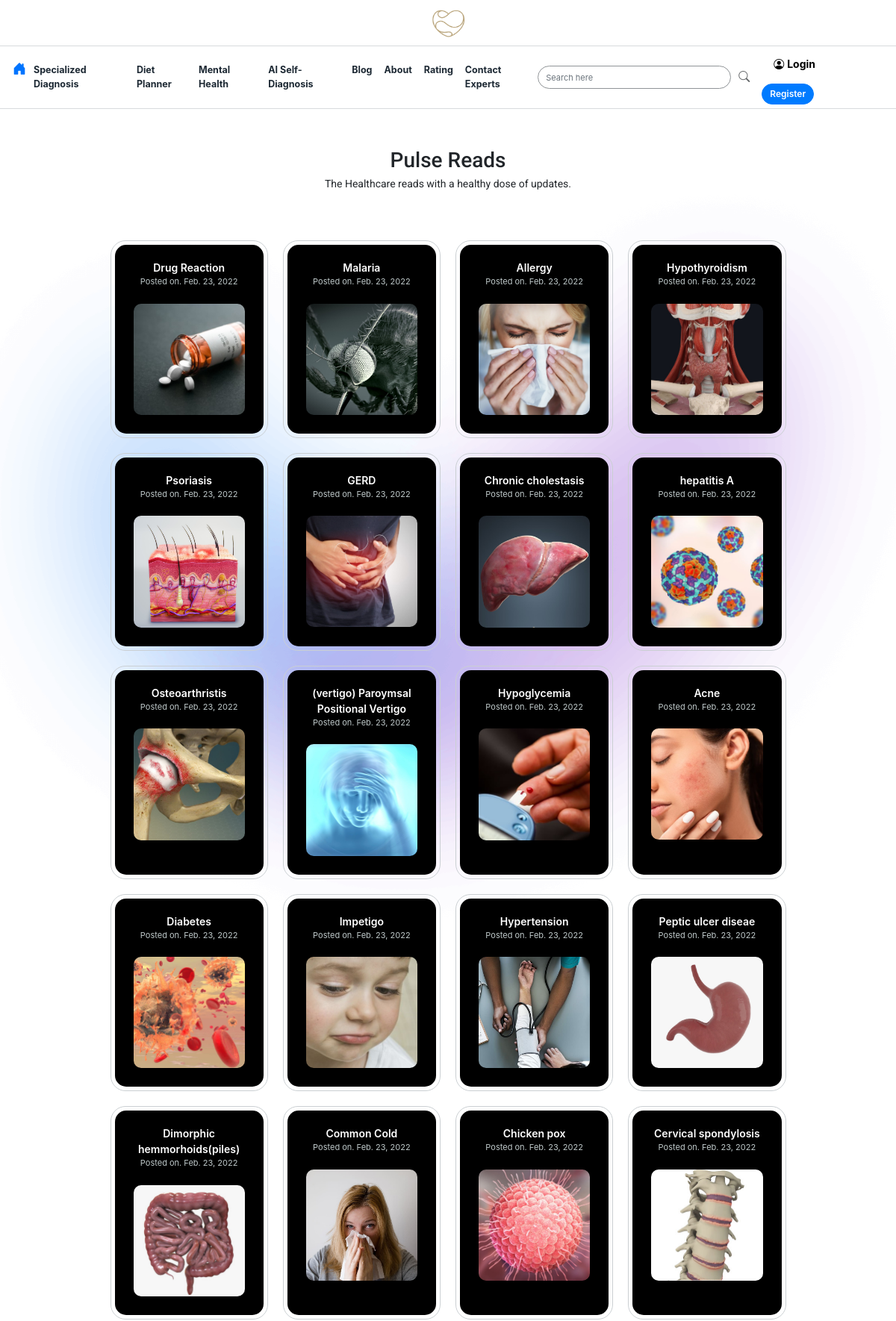
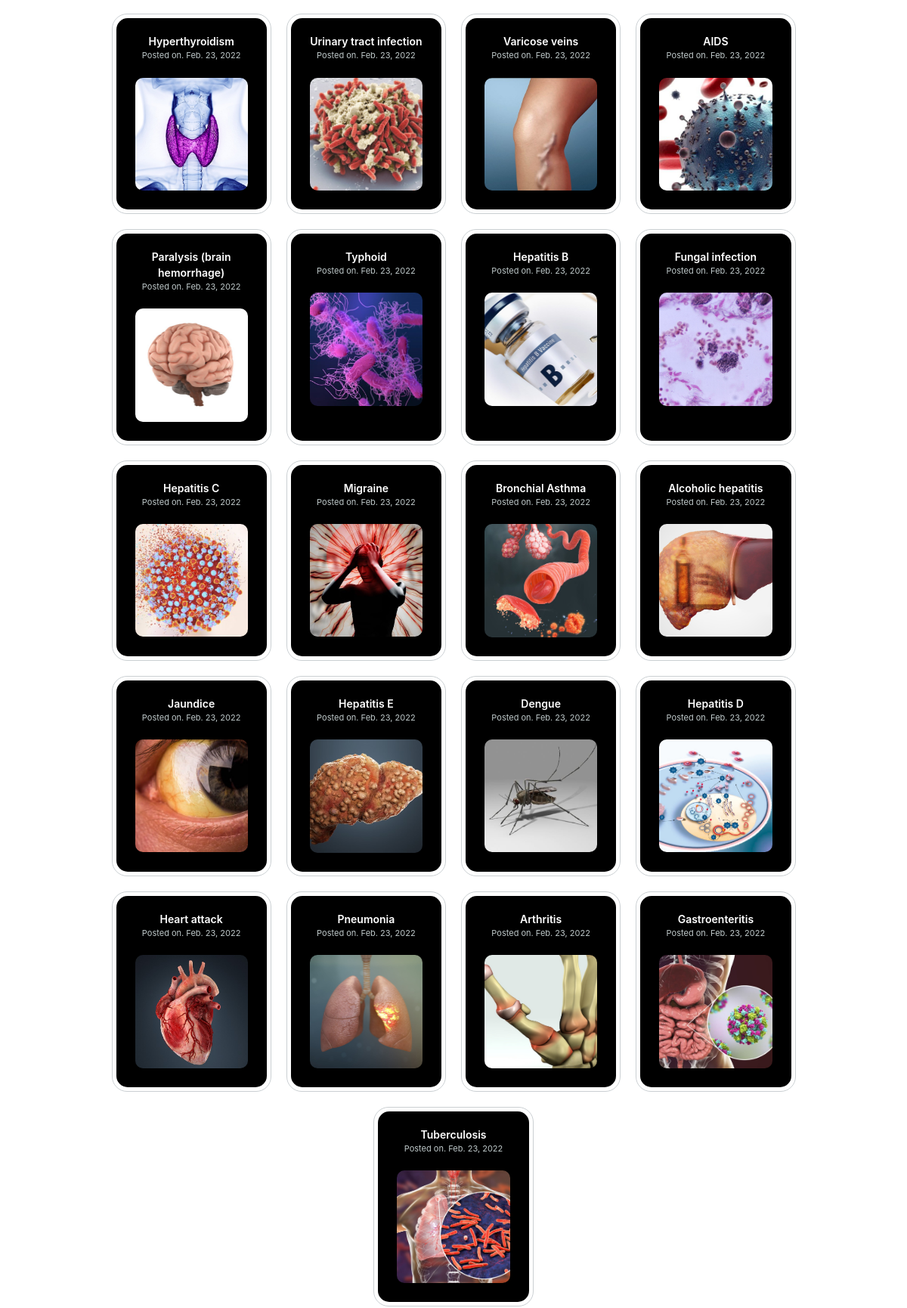
The app's page /article/ (upper part) with its own data (2 pictures, top to bottom).
### MAINAPP/models.py (models this page shows, shortened)
class Disease(models.Model):
	posted_on=models.DateField(blank=True,default=timezone.now)
	disease_name = models.CharField(max_length= 200)
	disease_caption=models.TextField(blank=True)
	disease_description=models.TextField(blank=True)
	disease_symptoms =models.TextField(blank=True)
	disease_precautions =models.TextField(blank=True)
	disease_medication =models.TextField(blank=True)
	disease_image = models.ImageField(null=True, blank=True , help_text="crop image as square before upload to get uniform size in the page")
	add_disease_to_home = models.BooleanField(default=False,null=True, blank=True ,help_text="Yes will enable to display it on home page")
	@property
	def disease_imageURL(self):
		try:
			url = self.disease_image.url
		except:
			url = ''
		return url

### MAINAPP/views.py (the view)
# urls.py: path('article/', views.article,name='article'),
def article(request):
	pages = Disease.objects.all()
	topics =reversed(Disease.objects.all().order_by('id'))
	context = {'pages':pages ,'topics':topics}
	return render(request, 'MAINAPP/article.html', context)

### templates/MAINAPP/article.html (shortened to what this page needs)
{%  extends 'MAINAPP/home.html' %}
{% load static %}
{% block content %}
<div class="articlebg"style="background-image:url({% static 'images/gradient1.png'%});"  >
<div class="container bground1" >
<br><br>
<p  style="font-size:28px;font-weight:500;font-family: 'Roboto', sans-serif;text-align :center;margin:0px;">Pulse Reads</p>
<p  style="margin-left:auto;margin-right:auto;font-size:14px;font-weight:400;font-family: 'Roboto', sans-serif;text-align :center;" >The Healthcare reads with a healthy dose of updates. </p>
<br>
  <div class="col-lg-10 col-md-12 col-sm-12  col-12" style="margin-left:auto;margin-right:auto;padding:15px;"data-aos="zoom-in">
    <div class="row">
        {% for page in pages %}
        <div class="col-lg-3 col-md-4 col-sm-6 col-6" style="margin-left:auto;margin-right:auto;display:flex;flex-wrap:wrap;padding:10px;">
          <div class=" flipcard" style="margin:0px;padding:5px;border-radius:20px;border:1px solid #CACFD2;">
             <div class="flipcard-wrap"  >
               <div class="card card-front" style="width:100%;background:black;border-radius:15px;">
                    <div class="card-body" style="padding:20px;">
                   <p style="text-align:center;font-size:14px;color:white;font-weight:600;margin:0px;">{{ page.disease_name}}</p>
                   <p style="text-align:center;font-size:11px;color:#BFC9CA;">Posted on. {{ page.posted_on}}</p>
                   <img src="{{ page.disease_imageURL }}"  style="width:100%;padding:5px;border-radius:15px;" >
                   </div>
                </div>
                <div class="card card-back" style="background:black;">
                  <div class="card-body" style="padding:15px;">
                    <p style="text-align:center;font-size:11px;color:#BFC9CA;">{{ page.disease_caption}}</p>
                    <a class="btn btn-outline-primary"data-product="{{ page.id }}"  href="{% url 'read_article' page.id %}" style="border-radius:30px;border-width:2px;font-size:14px;margin:auto;font-weight:700;">Read </a>
                  </div>
              </div>
            </div>
          </div>
        </div>
        {% endfor %}
     </div>
  </div>
  <br><br>
</div>
</div>
{% endblock content %}

### static/css/main.css (style rules this page uses)
.bground1,.loginwindow { animation: fadeInAnimation ease 4s; animation-iteration-count: 1; animation-fill-mode: backwards; }
.flipcard .card-back { border-radius:5px; border:0px; }
.flipcard { perspective: 1000px; margin-bottom: 1.5rem; }
.flipcard .flipcard-wrap { position: relative; width: 100%; height:100%; text-align: center; transition: transform 0.5s; transform-style: preserve-3d; }
.flipcard .card-front, .flipcard .card-back { display:flex; flex-wrap:wrap; width: 100%; height:100%; position: relative; backface-visibility: hidden; transition: all .3s; border-radius:15px; }
.flipcard .card-front { z-index: 2; border:0px; padding:0px; background:transparent; }
.flipcard .card-front::after { content: ""; display: block; width: 0; position: absolute; bottom: -1px; right: -1px; }
.flipcard .card-back { position: absolute; top: 0; z-index: 1; transform: rotateY(180deg); overflow-y: auto; background:#030C19 ; border-top:0.5px solid rgba(255,255,255,0.1); border-left:0.5px solid rgba(255,255,255,0.1); }
.articlebg { background-size:contain; background-attachment:scroll; background-repeat: no-repeat; width:100%; }

### records on screen
Disease: disease_name "Drug Reaction", posted_on "Feb. 23, 2022", disease_imageURL (picture)
Disease: disease_name "Malaria", posted_on "Feb. 23, 2022", disease_imageURL (picture), {{ page.id }} 2 (drawn)
Disease: disease_name "Allergy", posted_on "Feb. 23, 2022", disease_imageURL (picture)
Disease: disease_name "Hypothyroidism", posted_on "Feb. 23, 2022", disease_imageURL (picture)
Disease: disease_name "Psoriasis", posted_on "Feb. 23, 2022", disease_imageURL (picture)
Disease: disease_name "GERD", posted_on "Feb. 23, 2022", disease_imageURL (picture)
Disease: disease_name "Chronic cholestasis", posted_on "Feb. 23, 2022", disease_imageURL (picture)
Disease: disease_name "hepatitis A", posted_on "Feb. 23, 2022", disease_imageURL (picture)
Disease: disease_name "Osteoarthristis", posted_on "Feb. 23, 2022", disease_imageURL (picture)
Disease: disease_name "(vertigo) Paroymsal Positional Vertigo", posted_on "Feb. 23, 2022", disease_imageURL (picture)
Disease: disease_name "Hypoglycemia", posted_on "Feb. 23, 2022", disease_imageURL (picture)
Disease: disease_name "Acne", posted_on "Feb. 23, 2022", disease_imageURL (picture)
Disease: disease_name "Diabetes", posted_on "Feb. 23, 2022", disease_imageURL (picture)
Disease: disease_name "Impetigo", posted_on "Feb. 23, 2022", disease_imageURL (picture)
Disease: disease_name "Hypertension", posted_on "Feb. 23, 2022", disease_imageURL (picture)
Disease: disease_name "Peptic ulcer diseae", posted_on "Feb. 23, 2022", disease_imageURL (picture)
Disease: disease_name "Dimorphic hemmorhoids(piles)", posted_on "Feb. 23, 2022", disease_imageURL (picture)
Disease: disease_name "Common Cold", posted_on "Feb. 23, 2022", disease_imageURL (picture)
Disease: disease_name "Chicken pox", posted_on "Feb. 23, 2022", disease_imageURL (picture)
Disease: disease_name "Cervical spondylosis", posted_on "Feb. 23, 2022", disease_imageURL (picture)
Disease: disease_name "Hyperthyroidism", posted_on "Feb. 23, 2022", disease_imageURL (picture)
Disease: disease_name "Urinary tract infection", posted_on "Feb. 23, 2022", disease_imageURL (picture)
Disease: disease_name "Varicose veins", posted_on "Feb. 23, 2022", disease_imageURL (picture)
Disease: disease_name "AIDS", posted_on "Feb. 23, 2022", disease_imageURL (picture)
Disease: disease_name "Paralysis (brain hemorrhage)", posted_on "Feb. 23, 2022", disease_imageURL (picture)
Disease: disease_name "Typhoid", posted_on "Feb. 23, 2022", disease_imageURL (picture)
Disease: disease_name "Hepatitis B", posted_on "Feb. 23, 2022", disease_imageURL (picture)
Disease: disease_name "Fungal infection", posted_on "Feb. 23, 2022", disease_imageURL (picture)
Disease: disease_name "Hepatitis C", posted_on "Feb. 23, 2022", disease_imageURL (picture)
Disease: disease_name "Migraine", posted_on "Feb. 23, 2022", disease_imageURL (picture)
Disease: disease_name "Bronchial Asthma", posted_on "Feb. 23, 2022", disease_imageURL (picture)
Disease: disease_name "Alcoholic hepatitis", posted_on "Feb. 23, 2022", disease_imageURL (picture)
Disease: disease_name "Jaundice", posted_on "Feb. 23, 2022", disease_imageURL (picture)
Disease: disease_name "Hepatitis E", posted_on "Feb. 23, 2022", disease_imageURL (picture)
Disease: disease_name "Dengue", posted_on "Feb. 23, 2022", disease_imageURL (picture)
Disease: disease_name "Hepatitis D", posted_on "Feb. 23, 2022", disease_imageURL (picture)
Disease: disease_name "Heart attack", posted_on "Feb. 23, 2022", disease_imageURL (picture)
Disease: disease_name "Pneumonia", posted_on "Feb. 23, 2022", disease_imageURL (picture)
Disease: disease_name "Arthritis", posted_on "Feb. 23, 2022", disease_imageURL (picture)
Disease: disease_name "Gastroenteritis", posted_on "Feb. 23, 2022", disease_imageURL (picture)
Disease: disease_name "Tuberculosis", posted_on "Feb. 23, 2022", disease_imageURL (picture)
